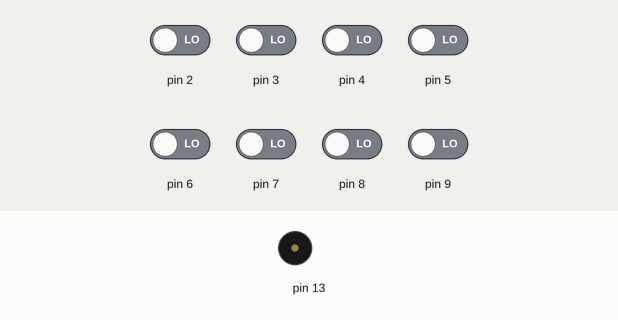
A sketch run on a simulated Arduino Uno, built with avr-gcc and run on an emulated ATmega328P. Parts: buzzer (waves = sounding). The test bench sets the inputs (shaded band); at power-on: pin 2–9 LOW.

Above: at 1.2 s.
1.3 s: pin 2 driven HIGH
At 2.0 s:
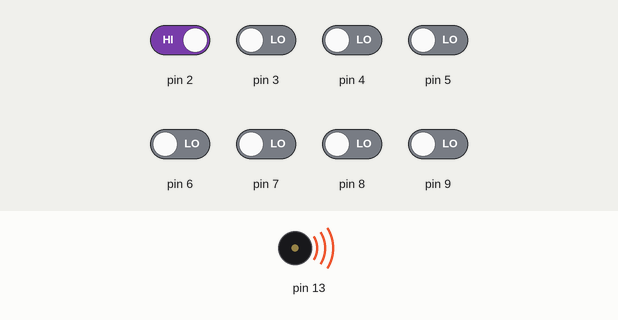
Timing chart, 0 to 4.3 s (numbered marks = the images above; inputs shaded):
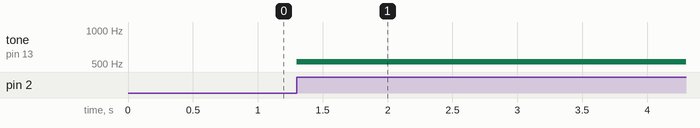

Measured:
- after the input at 1.3 s, tone on pin 13: silent → 523 Hz at once

The sketch:

44_buzzer_piano_pull_down_1.ino
```cpp
// Güncellenmiş Hertz Notation
/*
do 261.63
re 293.66
mi 329.63
fa 349.23
sol 392.00
la 440.00
si 493.88
Do 523.25
*/

const int do_  = 262; // 261.63
const int re  = 294; // 293.66
const int mi  = 330; // 329.63
const int fa  = 349; // 349.23
const int sol = 392; // 392.00
const int la  = 440; // 440.00
const int si  = 494; // 493.88
const int Do  = 523; // 523.25

void setup()
{
  pinMode(13,OUTPUT);

  pinMode(9,INPUT);
  pinMode(8,INPUT);
  pinMode(7,INPUT);
  pinMode(6,INPUT);
  pinMode(5,INPUT);
  pinMode(4,INPUT);
  pinMode(3,INPUT);
  pinMode(2,INPUT);
}

void loop()
{
 if(digitalRead(9) == 1)
 {
   tone(13,do_,10);
 }
  if(digitalRead(8) == 1)
 {
   tone(13,re,10);
 }
  if(digitalRead(7) == 1)
 {
   tone(13,mi,10);
 }
  if(digitalRead(6) == 1)
 {
   tone(13,fa,10);
 }
  if(digitalRead(5) == 1)
 {
   tone(13,sol,10);
 }
  if(digitalRead(4) == 1)
 {
   tone(13,la,10);
 }
  if(digitalRead(3) == 1)
 {
   tone(13,si,10);
 }
  if(digitalRead(2) == 1)
 {
   tone(13,Do,10);
 }
}
```
